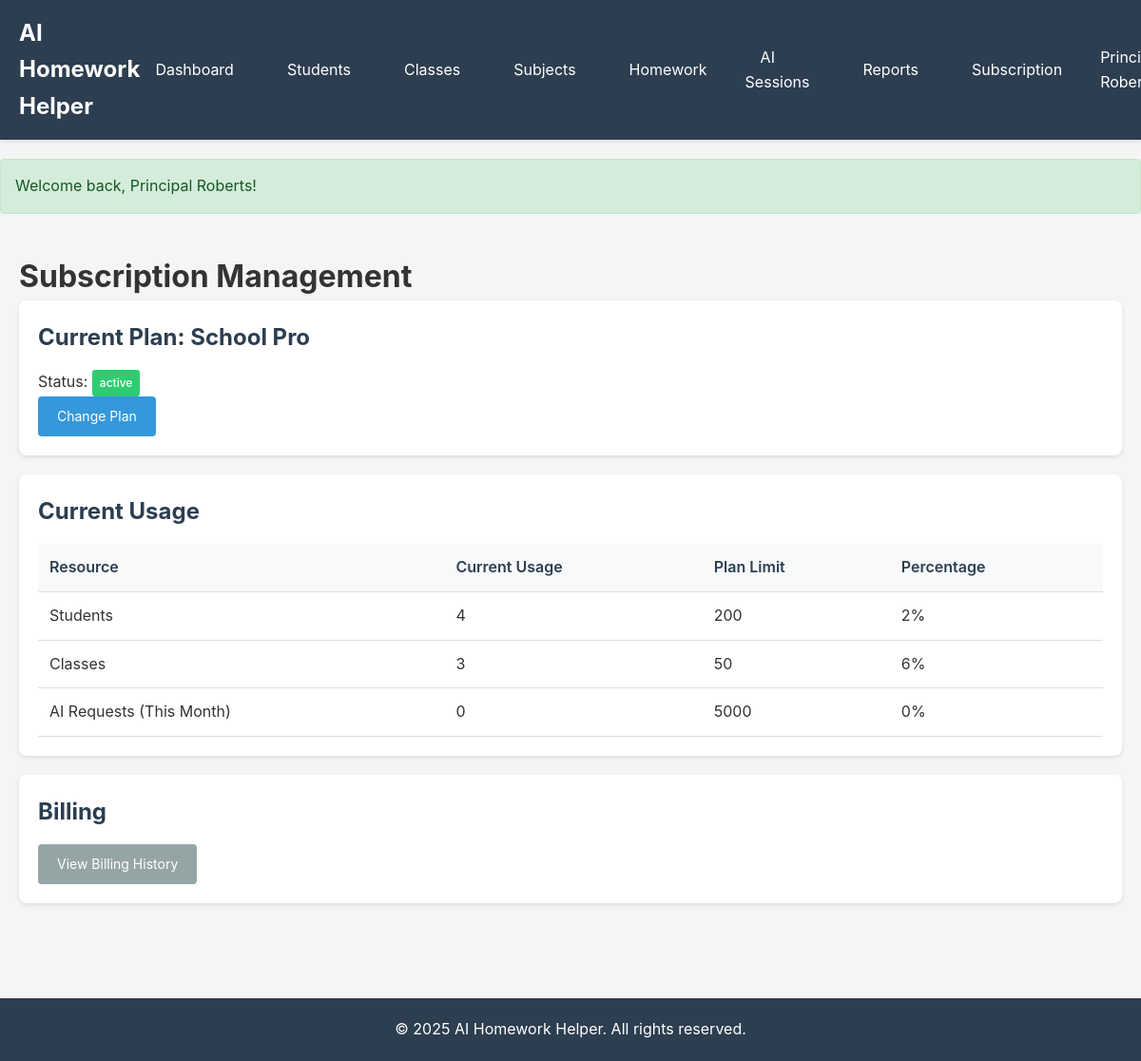
Page /admin/subscription (signed in) on the committed database.
### tables this page shows
CREATE TABLE `tenant_subscriptions` (
  `id` INT(11) UNSIGNED NOT NULL AUTO_INCREMENT,
  `tenant_id` INT(11) UNSIGNED NOT NULL,
  `plan_id` INT(11) UNSIGNED NOT NULL,
  `status` ENUM('active', 'cancelled', 'expired') NOT NULL DEFAULT 'active',
  `started_at` DATETIME NOT NULL,
  `expires_at` DATETIME NULL,
  `created_at` DATETIME NOT NULL DEFAULT CURRENT_TIMESTAMP,
  `updated_at` DATETIME NULL ON UPDATE CURRENT_TIMESTAMP,
  PRIMARY KEY (`id`),
  KEY `tenant_id` (`tenant_id`),
  KEY `plan_id` (`plan_id`),
  KEY `status` (`status`),
  FOREIGN KEY (`tenant_id`) REFERENCES `tenants` (`id`) ON DELETE CASCADE,
  FOREIGN KEY (`plan_id`) REFERENCES `plans` (`id`)
);

CREATE TABLE `plans` (
  `id` INT(11) UNSIGNED NOT NULL AUTO_INCREMENT,
  `name` VARCHAR(100) NOT NULL,
  `description` TEXT NULL,
  `price_monthly` DECIMAL(10,2) NOT NULL,
  `max_students` INT(11) NOT NULL DEFAULT 0,
  `max_classes` INT(11) NOT NULL DEFAULT 0,
  `max_ai_requests_per_month` INT(11) NOT NULL DEFAULT 0,
  `max_storage_mb` INT(11) NOT NULL DEFAULT 0,
  `features` TEXT NULL,
  `is_active` TINYINT(1) NOT NULL DEFAULT 1,
  `created_at` DATETIME NOT NULL DEFAULT CURRENT_TIMESTAMP,
  `updated_at` DATETIME NULL ON UPDATE CURRENT_TIMESTAMP,
  PRIMARY KEY (`id`)
);

### app/controllers/SubscriptionController.php (called while the page is built, shortened)
<?php
class SubscriptionController extends Controller
{
    public function index()
    {
        $tenantId = Auth::tenantId();
        $tenantModel = $this->model('Tenant');
        $tenant = $tenantModel->getWithSubscription($tenantId);
        $usage = $tenantModel->getUsageStats($tenantId);
        $data = [
            'tenant' => $tenant,
            'usage' => $usage,
        ];
        $this->view('admin/subscription', $data);
    }
}

### app/core/Router.php (called while the page is built, shortened)
<?php
class Router
{
    private $routes = [];
    private $method = 'index';
    private $params = [];
    public function add($method, $uri, $controller, $action)
    {
        $this->routes[] = [
            'method' => strtoupper($method),
            'uri' => $uri,
            'controller' => $controller,
            'action' => $action
        ];
    }
    public function dispatch()
    {
        $requestUri = $this->getUri();
        $requestMethod = $_SERVER['REQUEST_METHOD'];
        foreach ($this->routes as $route) {
            $pattern = $this->convertUriToRegex($route['uri']);
            if ($route['method'] === $requestMethod && preg_match($pattern, $requestUri, $matches)) {
                array_shift($matches);
                $this->method = $route['action'];
                $this->params = $matches;
                break;
            }
        }
        $this->execute();
    }
    private function execute()
    {
        $controllerInstance = new $this->controller();
        call_user_func_array([$controllerInstance, $this->method], $this->params);
    }
    private function getUri()
    {
        $uri = $_SERVER['REQUEST_URI'] ?? '/';
        $uri = strtok($uri, '?');
        return '/' . trim($uri, '/');
    }
    private function convertUriToRegex($uri)
    {
        $pattern = preg_replace('/\{([a-zA-Z0-9_]+)\}/', '([^/]+)', $uri);
        return '#^' . $pattern . '$#';
    }
}

### app/core/App.php (called while the page is built, shortened)
<?php
class App
{
    private $router;
    public function __construct()
    {
        $this->router = new Router();
    }
    public function run()
    {
        $this->router->dispatch();
    }
    private function loadRoutes()
    {
        $this->router->add('GET', '/', 'HomeController', 'index');
        $this->router->add('GET', '/login', 'AuthController', 'login');
        $this->router->add('POST', '/login', 'AuthController', 'loginPost');
        $this->router->add('GET', '/logout', 'AuthController', 'logout');
        $this->router->add('GET', '/register', 'AuthController', 'register');
        $this->router->add('POST', '/register', 'AuthController', 'registerPost');
        $this->router->add('GET', '/dashboard', 'DashboardController', 'index');
        $this->router->add('GET', '/students', 'StudentController', 'index');
        $this->router->add('GET', '/students/create', 'StudentController', 'create');
        $this->router->add('POST', '/students/create', 'StudentController', 'store');
        $this->router->add('GET', '/students/{id}', 'StudentController', 'show');
        $this->router->add('GET', '/students/{id}/edit', 'StudentController', 'edit');
        $this->router->add('POST', '/students/{id}/edit', 'StudentController', 'update');
        $this->router->add('POST', '/students/{id}/delete', 'StudentController', 'delete');
        $this->router->add('GET', '/teachers', 'TeacherController', 'index');
        $this->router->add('GET', '/teachers/create', 'TeacherController', 'create');
        $this->router->add('POST', '/teachers/create', 'TeacherController', 'store');
        $this->router->add('GET', '/teachers/{id}/edit', 'TeacherController', 'edit');
        $this->router->add('POST', '/teachers/{id}/edit', 'TeacherController', 'update');
        $this->router->add('POST', '/teachers/{id}/delete', 'TeacherController', 'delete');
        $this->router->add('GET', '/classes', 'ClassController', 'index');
        $this->router->add('GET', '/classes/create', 'ClassController', 'create');
        $this->router->add('POST', '/classes/create', 'ClassController', 'store');
        $this->router->add('GET', '/classes/{id}/edit', 'ClassController', 'edit');
        $this->router->add('POST', '/classes/{id}/edit', 'ClassController', 'update');
        $this->router->add('POST', '/classes/{id}/delete', 'ClassController', 'delete');
        $this->router->add('GET', '/subjects', 'SubjectController', 'index');
        $this->router->add('GET', '/subjects/create', 'SubjectController', 'create');
        $this->router->add('POST', '/subjects/create', 'SubjectController', 'store');
        $this->router->add('GET', '/subjects/{id}/edit', 'SubjectController', 'edit');
        $this->router->add('POST', '/subjects/{id}/edit', 'SubjectController', 'update');
        $this->router->add('POST', '/subjects/{id}/delete', 'SubjectController', 'delete');
        $this->router->add('GET', '/homework', 'HomeworkController', 'index');
        $this->router->add('GET', '/homework/create', 'HomeworkController', 'create');
        $this->router->add('POST', '/homework/create', 'HomeworkController', 'store');
        $this->router->add('GET', '/homework/{id}', 'HomeworkController', 'show');
        $this->router->add('POST', '/homework/{id}/ask-ai', 'HomeworkController', 'askAi');
        $this->router->add('POST', '/homework/{id}/status', 'HomeworkController', 'updateStatus');
        $this->router->add('POST', '/homework/{id}/delete', 'HomeworkController', 'delete');
        $this->router->add('GET', '/ai/sessions', 'AiController', 'sessions');
        $this->router->add('GET', '/ai/quiz/generate', 'AiController', 'generateQuiz');
        $this->router->add('POST', '/ai/quiz/generate', 'AiController', 'generateQuizPost');
        $this->router->add('GET', '/ai/quiz/{id}', 'AiController', 'showQuiz');
        $this->router->add('POST', '/ai/quiz/{id}/submit', 'AiController', 'submitQuiz');
        $this->router->add('GET', '/admin/subscription', 'SubscriptionController', 'index');
        $this->router->add('GET', '/admin/plans', 'SubscriptionController', 'plans');
        $this->router->add('POST', '/admin/subscription/change', 'SubscriptionController', 'changePlan');
        $this->router->add('GET', '/admin/billing', 'SubscriptionController', 'billing');
        $this->router->add('POST', '/admin/payment/simulate', 'SubscriptionController', 'simulatePayment');
        $this->router->add('GET', '/admin/tenants', 'TenantController', 'index');
        $this->router->add('GET', '/admin/tenants/create', 'TenantController', 'create');
        $this->router->add('POST', '/admin/tenants/create', 'TenantController', 'store');
        $this->router->add('GET', '/admin/tenants/{id}/edit', 'TenantController', 'edit');
        $this->router->add('POST', '/admin/tenants/{id}/edit', 'TenantController', 'update');
        $this->router->add('GET', '/admin/users', 'UserController', 'index');
        $this->router->add('GET', '/admin/users/create', 'UserController', 'create');
        $this->router->add('POST', '/admin/users/create', 'UserController', 'store');
        $this->router->add('GET', '/admin/users/{id}/edit', 'UserController', 'edit');
        $this->router->add('POST', '/admin/users/{id}/edit', 'UserController', 'update');
        $this->router->add('POST', '/admin/users/{id}/delete', 'UserController', 'delete');
        $this->router->add('GET', '/reports/homework', 'ReportController', 'homework');
        $this->router->add('GET', '/reports/performance', 'ReportController', 'performance');
        $this->router->add('GET', '/reports/usage', 'ReportController', 'usage');
        $this->router->add('POST', '/api/v1/homework/create', 'ApiController', 'createHomework');
        $this->router->add('GET', '/api/v1/homework/{id}', 'ApiController', 'getHomework');
    }
}

### public/index.php (called while the page is built, shortened)
<?php
require_once __DIR__ . '/../app/core/Database.php';
require_once __DIR__ . '/../app/core/Router.php';
require_once __DIR__ . '/../app/core/Controller.php';
require_once __DIR__ . '/../app/core/Model.php';
require_once __DIR__ . '/../app/core/App.php';
require_once __DIR__ . '/../app/helpers/Auth.php';
$app = new App();
$app->run();

### app/core/Database.php (called while the page is built, shortened)
<?php
class Database
{
    private static $instance = null;
    private $connection;
    private $host;
    private $dbname;
    private $username;
    private $password;
    private $charset;
    private function __construct()
    {
        $this->host = $_ENV['DB_HOST'] ?? 'localhost';
        $this->dbname = $_ENV['DB_NAME'] ?? 'ai_homework_helper';
        $this->username = $_ENV['DB_USER'] ?? 'root';
        $this->password = $_ENV['DB_PASS'] ?? '';
        $this->charset = 'utf8mb4';
    }
    public static function getInstance()
    {
        if (self::$instance === null) {
            self::$instance = new self();
        }
        return self::$instance;
    }
    private function connect()
    {
        $dsn = "mysql:host={$this->host};dbname={$this->dbname};charset={$this->charset}";
        $options = [
            PDO::ATTR_ERRMODE => PDO::ERRMODE_EXCEPTION,
            PDO::ATTR_DEFAULT_FETCH_MODE => PDO::FETCH_ASSOC,
            PDO::ATTR_EMULATE_PREPARES => false,
        ];
        try {
            $this->connection = new PDO($dsn, $this->username, $this->password, $options);
        } catch (PDOException $e) {
            die("Database connection failed: " . $e->getMessage());
        }
    }
    public function getConnection()
    {
        return $this->connection;
    }
}

### app/helpers/Auth.php (called while the page is built, shortened)
<?php
class Auth
{
    public static function tenantId()
    {
        return $_SESSION['tenant_id'] ?? null;
    }
}

### app/core/Model.php (called while the page is built, shortened)
<?php
class Model
{
    public function __construct()
    {
        $this->db = Database::getInstance()->getConnection();
    }
}

### app/models/Tenant.php (called while the page is built, shortened)
<?php
class Tenant extends Model
{
    protected $table = 'tenants';
    public function getWithSubscription($id)
    {
        $sql = "SELECT t.*, ts.plan_id, ts.status as subscription_status,
                       p.name as plan_name, p.max_students, p.max_classes,
                       p.max_ai_requests_per_month, p.max_storage_mb
                FROM {$this->table} t
                LEFT JOIN tenant_subscriptions ts ON t.id = ts.tenant_id AND ts.status = 'active'
                LEFT JOIN plans p ON ts.plan_id = p.id
                WHERE t.id = :id";
        $stmt = $this->db->prepare($sql);
        $stmt->bindValue(':id', $id, PDO::PARAM_INT);
        $stmt->execute();
        return $stmt->fetch();
    }
    public function getUsageStats($tenantId)
    {
        $stats = [];
        $stmt = $this->db->prepare("SELECT COUNT(*) as count FROM students WHERE tenant_id = :tenant_id AND status = 'active'");
        $stmt->bindValue(':tenant_id', $tenantId, PDO::PARAM_INT);
        $stmt->execute();
        $result = $stmt->fetch();
        $stats['students_count'] = $result['count'];
        $stmt = $this->db->prepare("SELECT COUNT(*) as count FROM classes WHERE tenant_id = :tenant_id AND status = 'active'");
        $stmt->bindValue(':tenant_id', $tenantId, PDO::PARAM_INT);
        $stmt->execute();
        $result = $stmt->fetch();
        $stats['classes_count'] = $result['count'];
        $stmt = $this->db->prepare("SELECT COUNT(*) as count FROM ai_sessions
                                    WHERE tenant_id = :tenant_id
                                    AND MONTH(created_at) = MONTH(CURRENT_DATE())
                                    AND YEAR(created_at) = YEAR(CURRENT_DATE())");
        $stmt->bindValue(':tenant_id', $tenantId, PDO::PARAM_INT);
        $stmt->execute();
        $result = $stmt->fetch();
        $stats['ai_requests_this_month'] = $result['count'];
        $stats['storage_mb'] = 0;
        return $stats;
    }
}

### app/views/admin/subscription.php (the view, shortened to what this page needs)
<?php require __DIR__ . '/../layouts/header.php'; ?>
<div class="container">
    <h1>Subscription Management</h1>
    <div class="card">
        <h2>Current Plan: <?php echo htmlspecialchars($tenant['plan_name'] ?? 'No Plan'); ?></h2>
        <p>Status: <span class="badge badge-<?php echo $tenant['subscription_status'] === 'active' ? 'success' : 'warning'; ?>">
            <?php echo htmlspecialchars($tenant['subscription_status'] ?? 'N/A'); ?>
        </span></p>
        <a href="/admin/plans" class="btn btn-primary">Change Plan</a>
    </div>
    <div class="card">
        <h2>Current Usage</h2>
        <table class="table">
            <thead>
                <tr>
                    <th>Resource</th>
                    <th>Current Usage</th>
                    <th>Plan Limit</th>
                    <th>Percentage</th>
                </tr>
            </thead>
            <tbody>
                <tr>
                    <td>Students</td>
                    <td><?php echo $usage['students_count']; ?></td>
                    <td><?php echo $tenant['max_students'] ?? 'Unlimited'; ?></td>
                    <td>
                        <?php
                        $pct = $tenant['max_students'] > 0 ? round(($usage['students_count'] / $tenant['max_students']) * 100, 2) : 0;
                        echo $pct . '%';
                        ?>
                    </td>
                </tr>
                <tr>
                    <td>Classes</td>
                    <td><?php echo $usage['classes_count']; ?></td>
                    <td><?php echo $tenant['max_classes'] ?? 'Unlimited'; ?></td>
                    <td>
                        <?php
                        $pct = $tenant['max_classes'] > 0 ? round(($usage['classes_count'] / $tenant['max_classes']) * 100, 2) : 0;
                        echo $pct . '%';
                        ?>
                    </td>
                </tr>
                <tr>
                    <td>AI Requests (This Month)</td>
                    <td><?php echo $usage['ai_requests_this_month']; ?></td>
                    <td><?php echo $tenant['max_ai_requests_per_month'] ?? 'Unlimited'; ?></td>
                    <td>
                        <?php
                        $pct = $tenant['max_ai_requests_per_month'] > 0 ? round(($usage['ai_requests_this_month'] / $tenant['max_ai_requests_per_month']) * 100, 2) : 0;
                        echo $pct . '%';
                        ?>
                    </td>
                </tr>
            </tbody>
        </table>
    </div>
    <div class="card">
        <h2>Billing</h2>
        <a href="/admin/billing" class="btn btn-secondary">View Billing History</a>
    </div>
</div>
<?php require __DIR__ . '/../layouts/footer.php'; ?>

### rows in the picture
tenant_subscriptions: plan.name "School Pro", status "active", plan.max_students "200", plan.max_students "2", plan.max_classes "50", plan.max_classes "6", plan.max_ai_requests_per_month "5000", plan.max_ai_requests_per_month "0"

### other values in the picture
$message "Welcome back, Principal Roberts!"
$usage['students_count'] "4"
$usage['classes_count'] "3"
$usage['ai_requests_this_month'] "0"
